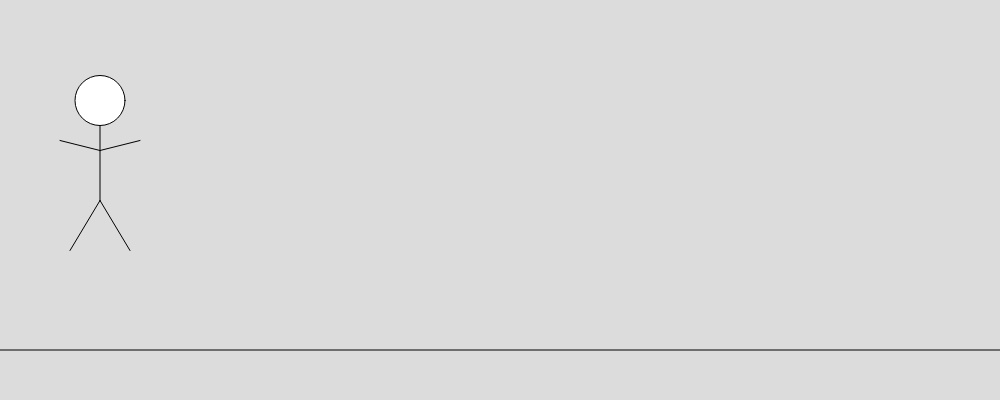
Frame 1 (no input)
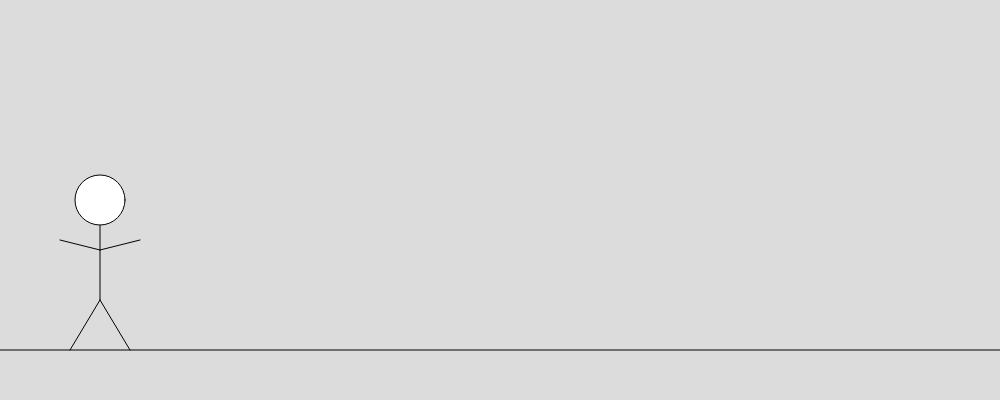
Frame 60 (no input)
Frame 120 (the mouse pressed at the canvas centre since frame 60): identical to frame 60, image omitted

The p5.js sketch that drew these frames (run headless with seeded random() and noise() and a simulated clock; from frame 60 on, the mouse is pressed at the canvas centre):

// p5.js sketch
// ── sketch.js
let ground;
let body;

function setup() {
    createCanvas(1000, 400);
    ground = new Ground(0, height - 50, width, height - 50);
    body = new Body(100, 100, 50, 50);

}

function draw() {
    background(220);
    ground.show();
    body.update()
    body.show();

    if (keyIsDown(65)) {
        body.move('left');
    } else if (keyIsDown(68)) {
        body.move('right');
    }
}

function keyPressed() {
    if (key === ' ' && body.onGround()) {
        body.jump();
    }
}
// ── body.js
class Body {
    constructor(x_, y_, w_) {
        this.x = x_;
        this.y = y_;
        this.w = w_;
        
        this.ground = true;
        this.gravity = 0.5;
        this.lift = -10;
        this.velocity = 0;
    }

    update() {
        this.velocity += this.gravity;
        this.y += this.velocity;

        // On ground
        if (this.y + 150 >= height - 50) {
            this.y = height - 50 - 150;
            this.velocity = 0;
            this.ground = true;
        }

        // Hits ceiling
        if (this.y - this.w/2 <= 0) {
            this.y = this.w/2;
            this.velocity = 0;
        }

        // Left wall
        if (this.x - 40 <= 0) {
            this.x = 40;
        }

        // Right wall
        if (this.x + 40 >= width) {
            this.x = width - 40;
        }
    }

    show() {
        // console.log(this.x, this.y)
        beginShape();

            // Torso
            line(this.x, this.y, this.x, this.y + 100);

            // Arms
            line(this.x, this.y + 50, this.x - 40, this.y + 40);
            line(this.x, this.y + 50, this.x + 40, this.y + 40);

            // Legs
            line(this.x, this.y + 100, this.x - 30, this.y + 150);
            line(this.x, this.y + 100, this.x + 30, this.y + 150);

            // Head
            circle(this.x, this.y, 50);

        endShape(CLOSE);
    }

    /************************************************************************
                                    MOVEMENTS
    ************************************************************************/
    onGround() {
        return this.ground;
    }

    jump() {
        this.velocity += this.lift;
        this.ground = false;
    }

    move(direction) {
        if (direction === 'left') {
            this.x -= 20;
        } else if (direction === 'right') {
            this.x += 20;
        }
    }
}

// ── ground.js
class Ground {
    constructor(x1_, y1_, x2_, y2_) {
        this.x1 = x1_;
        this.x2 = x2_;
        this.y1 = y1_;
        this.y2 = y2_;
    }

    getHeight() {
        return this.y2;
    }

    getWidth() {
        return this.x2;
    }

    show() {
        line(this.x1, this.y1, this.x2, this.y2);
    }
}
